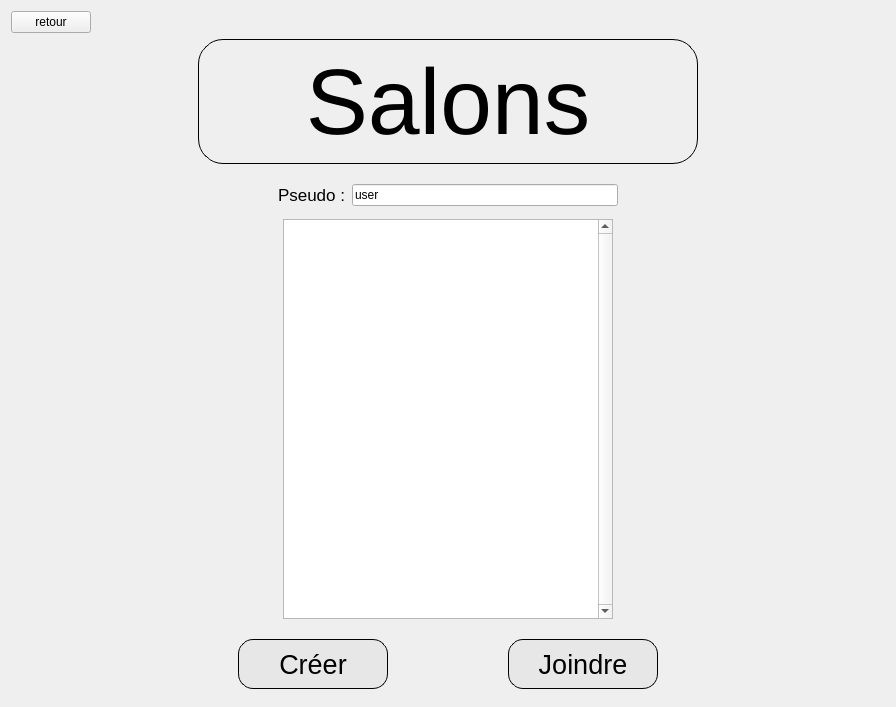
<?xml version="1.0" encoding="UTF-8"?>
<ui version="4.0">
 <class>JeuEnLigne</class>
 <widget class="QWidget" name="JeuEnLigne">
  <property name="geometry">
   <rect>
    <x>0</x>
    <y>0</y>
    <width>896</width>
    <height>707</height>
   </rect>
  </property>
  <property name="windowTitle">
   <string>Form</string>
  </property>
  <layout class="QVBoxLayout" name="verticalLayout">
   <item>
    <layout class="QHBoxLayout" name="horizontalLayout">
     <item>
      <widget class="QPushButton" name="retour">
       <property name="text">
        <string>retour</string>
       </property>
      </widget>
     </item>
     <item>
      <spacer name="horizontalSpacer">
       <property name="orientation">
        <enum>Qt::Horizontal</enum>
       </property>
       <property name="sizeHint" stdset="0">
        <size>
         <width>40</width>
         <height>20</height>
        </size>
       </property>
      </spacer>
     </item>
    </layout>
   </item>
   <item>
    <layout class="QHBoxLayout" name="horizontalLayout_2">
     <item>
      <spacer name="horizontalSpacer_2">
       <property name="orientation">
        <enum>Qt::Horizontal</enum>
       </property>
       <property name="sizeHint" stdset="0">
        <size>
         <width>40</width>
         <height>20</height>
        </size>
       </property>
      </spacer>
     </item>
     <item>
      <widget class="QLabel" name="label">
       <property name="minimumSize">
        <size>
         <width>500</width>
         <height>125</height>
        </size>
       </property>
       <property name="font">
        <font>
         <pointsize>70</pointsize>
        </font>
       </property>
       <property name="styleSheet">
        <string notr="true">border-width: 1px;
border-style: solid;
border-color: black;
border-radius: 25px;</string>
       </property>
       <property name="text">
        <string>Salons</string>
       </property>
       <property name="alignment">
        <set>Qt::AlignCenter</set>
       </property>
      </widget>
     </item>
     <item>
      <spacer name="horizontalSpacer_3">
       <property name="orientation">
        <enum>Qt::Horizontal</enum>
       </property>
       <property name="sizeHint" stdset="0">
        <size>
         <width>40</width>
         <height>20</height>
        </size>
       </property>
      </spacer>
     </item>
    </layout>
   </item>
   <item>
    <spacer name="verticalSpacer">
     <property name="orientation">
      <enum>Qt::Vertical</enum>
     </property>
     <property name="sizeHint" stdset="0">
      <size>
       <width>20</width>
       <height>40</height>
      </size>
     </property>
    </spacer>
   </item>
   <item>
    <spacer name="verticalSpacer_5">
     <property name="orientation">
      <enum>Qt::Vertical</enum>
     </property>
     <property name="sizeHint" stdset="0">
      <size>
       <width>20</width>
       <height>40</height>
      </size>
     </property>
    </spacer>
   </item>
   <item>
    <layout class="QHBoxLayout" name="horizontalLayout_3">
     <item>
      <spacer name="horizontalSpacer_5">
       <property name="orientation">
        <enum>Qt::Horizontal</enum>
       </property>
       <property name="sizeHint" stdset="0">
        <size>
         <width>40</width>
         <height>20</height>
        </size>
       </property>
      </spacer>
     </item>
     <item>
      <widget class="QLabel" name="label_2">
       <property name="font">
        <font>
         <pointsize>13</pointsize>
        </font>
       </property>
       <property name="text">
        <string>Pseudo :</string>
       </property>
      </widget>
     </item>
     <item>
      <widget class="QLineEdit" name="pseudo">
       <property name="text">
        <string>user</string>
       </property>
       <property name="placeholderText">
        <string/>
       </property>
      </widget>
     </item>
     <item>
      <spacer name="horizontalSpacer_4">
       <property name="orientation">
        <enum>Qt::Horizontal</enum>
       </property>
       <property name="sizeHint" stdset="0">
        <size>
         <width>40</width>
         <height>20</height>
        </size>
       </property>
      </spacer>
     </item>
    </layout>
   </item>
   <item>
    <spacer name="verticalSpacer_6">
     <property name="orientation">
      <enum>Qt::Vertical</enum>
     </property>
     <property name="sizeHint" stdset="0">
      <size>
       <width>20</width>
       <height>40</height>
      </size>
     </property>
    </spacer>
   </item>
   <item>
    <layout class="QHBoxLayout" name="horizontalLayout_4">
     <item>
      <spacer name="horizontalSpacer_6">
       <property name="orientation">
        <enum>Qt::Horizontal</enum>
       </property>
       <property name="sizeHint" stdset="0">
        <size>
         <width>40</width>
         <height>20</height>
        </size>
       </property>
      </spacer>
     </item>
     <item>
      <widget class="QListView" name="listView">
       <property name="minimumSize">
        <size>
         <width>330</width>
         <height>400</height>
        </size>
       </property>
       <property name="verticalScrollBarPolicy">
        <enum>Qt::ScrollBarAlwaysOn</enum>
       </property>
      </widget>
     </item>
     <item>
      <spacer name="horizontalSpacer_7">
       <property name="orientation">
        <enum>Qt::Horizontal</enum>
       </property>
       <property name="sizeHint" stdset="0">
        <size>
         <width>40</width>
         <height>20</height>
        </size>
       </property>
      </spacer>
     </item>
    </layout>
   </item>
   <item>
    <spacer name="verticalSpacer_2">
     <property name="orientation">
      <enum>Qt::Vertical</enum>
     </property>
     <property name="sizeHint" stdset="0">
      <size>
       <width>20</width>
       <height>40</height>
      </size>
     </property>
    </spacer>
   </item>
   <item>
    <spacer name="verticalSpacer_4">
     <property name="orientation">
      <enum>Qt::Vertical</enum>
     </property>
     <property name="sizeHint" stdset="0">
      <size>
       <width>20</width>
       <height>40</height>
      </size>
     </property>
    </spacer>
   </item>
   <item>
    <layout class="QHBoxLayout" name="horizontalLayout_5">
     <item>
      <spacer name="horizontalSpacer_8">
       <property name="orientation">
        <enum>Qt::Horizontal</enum>
       </property>
       <property name="sizeHint" stdset="0">
        <size>
         <width>40</width>
         <height>20</height>
        </size>
       </property>
      </spacer>
     </item>
     <item>
      <spacer name="horizontalSpacer_11">
       <property name="orientation">
        <enum>Qt::Horizontal</enum>
       </property>
       <property name="sizeHint" stdset="0">
        <size>
         <width>40</width>
         <height>20</height>
        </size>
       </property>
      </spacer>
     </item>
     <item>
      <widget class="QPushButton" name="creer">
       <property name="minimumSize">
        <size>
         <width>150</width>
         <height>50</height>
        </size>
       </property>
       <property name="font">
        <font>
         <pointsize>20</pointsize>
        </font>
       </property>
       <property name="autoFillBackground">
        <bool>false</bool>
       </property>
       <property name="styleSheet">
        <string notr="true">QPushButton
{
border: 1px solid black;
background-color: #e7e7e7;
border-radius: 15px;
}

QPushButton:hover
{
background-color: #e4e7e7;
border-color: #2c7ab4;
}

QPushButton:pressed
{
background-color: #bfbfbf;
}</string>
       </property>
       <property name="text">
        <string>Créer</string>
       </property>
      </widget>
     </item>
     <item>
      <spacer name="horizontalSpacer_10">
       <property name="orientation">
        <enum>Qt::Horizontal</enum>
       </property>
       <property name="sizeHint" stdset="0">
        <size>
         <width>40</width>
         <height>20</height>
        </size>
       </property>
      </spacer>
     </item>
     <item>
      <widget class="QPushButton" name="joindre">
       <property name="minimumSize">
        <size>
         <width>150</width>
         <height>50</height>
        </size>
       </property>
       <property name="font">
        <font>
         <pointsize>20</pointsize>
        </font>
       </property>
       <property name="autoFillBackground">
        <bool>false</bool>
       </property>
       <property name="styleSheet">
        <string notr="true">QPushButton
{
border: 1px solid black;
background-color: #e7e7e7;
border-radius: 15px;
}

QPushButton:hover
{
background-color: #e4e7e7;
border-color: #2c7ab4;
}

QPushButton:pressed
{
background-color: #bfbfbf;
}</string>
       </property>
       <property name="text">
        <string>Joindre</string>
       </property>
      </widget>
     </item>
     <item>
      <spacer name="horizontalSpacer_12">
       <property name="orientation">
        <enum>Qt::Horizontal</enum>
       </property>
       <property name="sizeHint" stdset="0">
        <size>
         <width>40</width>
         <height>20</height>
        </size>
       </property>
      </spacer>
     </item>
     <item>
      <spacer name="horizontalSpacer_9">
       <property name="orientation">
        <enum>Qt::Horizontal</enum>
       </property>
       <property name="sizeHint" stdset="0">
        <size>
         <width>40</width>
         <height>20</height>
        </size>
       </property>
      </spacer>
     </item>
    </layout>
   </item>
   <item>
    <spacer name="verticalSpacer_3">
     <property name="orientation">
      <enum>Qt::Vertical</enum>
     </property>
     <property name="sizeHint" stdset="0">
      <size>
       <width>20</width>
       <height>40</height>
      </size>
     </property>
    </spacer>
   </item>
  </layout>
 </widget>
 <resources/>
 <connections/>
</ui>
